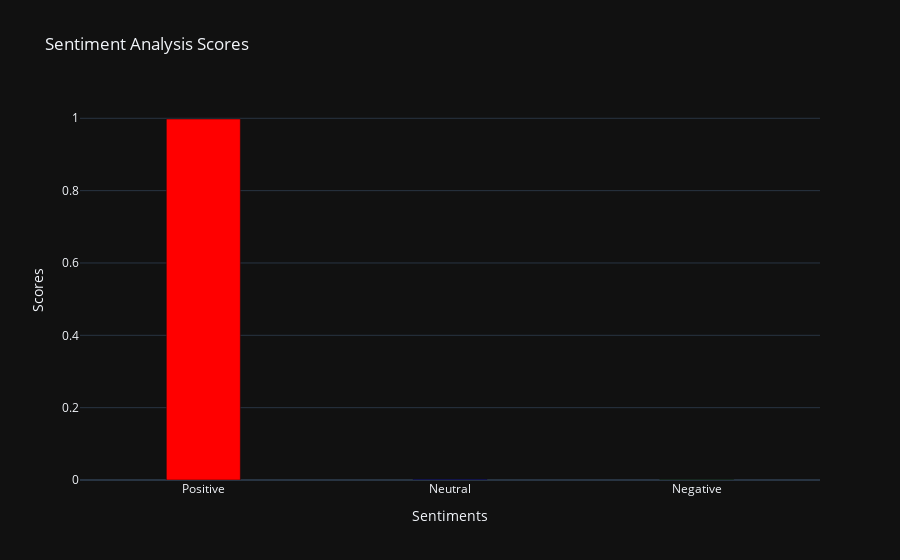

The notebook cell saved with this chart:
### Code cell
text = "S&P 500 Looks Headed for Strong 2nd Half of December"
finance_sentiment_predictor(text)

### Figure 1 — Plotly figure (JSON) as saved in the notebook; plotly's stock layout.template omitted (floating-point values rounded to 4 significant figures)
{"data": [{"marker": {"color": ["red", "blue", "green"]}, "type": "bar", "width": 0.3, "x": ["Positive", "Neutral", "Negative"], "y": [0.9981, 0.001105, 0.0008438]}], "layout": {"title": {"text": "Sentiment Analysis Scores"}, "xaxis": {"title": {"text": "Sentiments"}}, "yaxis": {"title": {"text": "Scores"}}}}
